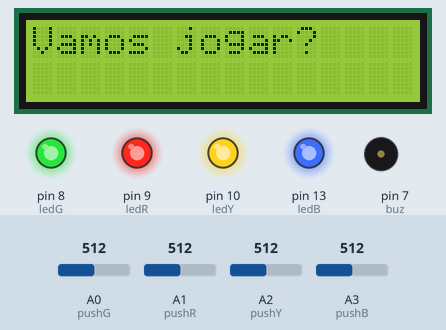
This sketch was run on a simulated Arduino Uno, built with avr-gcc and run on an emulated ATmega328P. Shown: 16×2 character LCD, output pins drawn as LEDs (lit = HIGH), buzzer (waves = sounding). The inputs (shaded band) are chosen by the test bench; at power-on: A0 (pushG) = 512, A1 (pushR) = 512, A2 (pushY) = 512, A3 (pushB) = 512. Random numbers use the default seed unless the sketch sets one.

Above: at 1.2 s.
1.3 s: A0 (pushG) set to 1013
2.8 s: A0 (pushG) set to 1023
At 3.5 s:
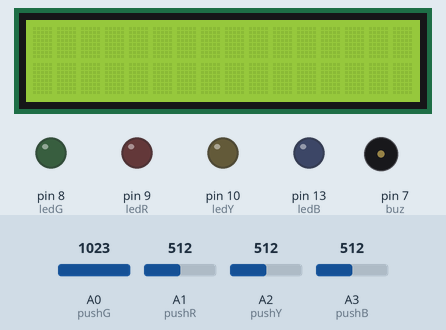
At 5.4 s:
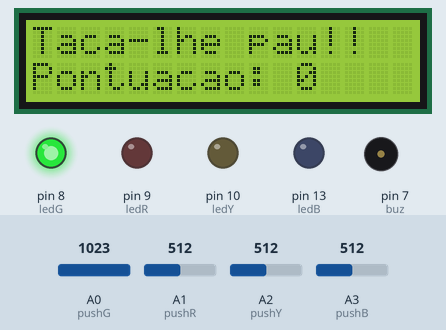
5.8 s: A0 (pushG) set to 900
At 8.7 s:
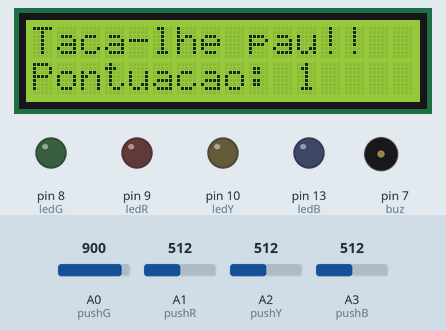
Timing chart, 0 to 10.2 s (numbered marks = the images above; inputs shaded):
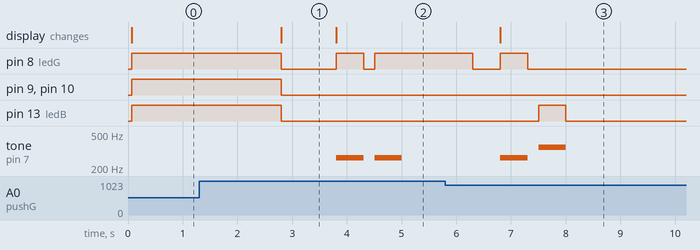

Measured:
- the behaviour switches between 1022 and 1023 on A0 (pushG) (found by bisection; images 0 and 1)
- after the input at 1.3 s, every drawn part: stays the same
- after the input at 2.8 s, pin 8 (ledG): HIGH → LOW at once, → HIGH 1.0 s later, → LOW 0.50 s later, → HIGH 0.20 s later; pin 9 (ledR), pin 10 (ledY), pin 13 (ledB): HIGH → LOW at once; tone on pin 7 (buz): alternates 262 Hz for 0.50 s and silent for 0.20 s, starting after 1.0 s; the display: changes at once (image 1)
- after the input at 5.8 s, pin 8 (ledG): HIGH → LOW after 0.50 s, → HIGH 0.50 s later, → LOW 0.50 s later; pin 13 (ledB): LOW → HIGH after 1.7 s, → LOW 0.50 s later; tone on pin 7 (buz): silent → 262 Hz after 1.0 s, → silent 0.50 s later, → 349 Hz 0.20 s later, → silent 0.50 s later; the display: changes after 1.0 s (image 3)
- what the display in image 1 shows lasts 1.0 s, from 2.8 s to 3.8 s

The sketch:

Genius.ino
```cpp
#include <LiquidCrystal.h>

// Definição de variáveis
#define buz 7
#define ledG 8
#define ledR 9
#define ledY 10
#define ledB 13
#define pushG A0
#define pushR A1
#define pushY A2
#define pushB A3

// Declaração das variáveis do Display LCD
LiquidCrystal lcd(12, 11, 5, 4, 3, 2);

void setup() {
  // Declaração dos pinos usados
  pinMode(pushG, INPUT);
  pinMode(pushR, INPUT);
  pinMode(pushY, INPUT);
  pinMode(pushB, INPUT);
  pinMode(ledG, OUTPUT);
  pinMode(ledR, OUTPUT);
  pinMode(ledY, OUTPUT);
  pinMode(ledB, OUTPUT);
  pinMode(buz, OUTPUT);

  randomSeed(analogRead(0)); // Garante que os números serão aleatórios quando o jogo é reiniciado
}

void loop() {
  lcd.begin(16, 2);
  int inicio = 1; // Botão de iniciar
  lcd.print("Vamos jogar?"); // Escreve no LCD

  // Inicia o jogo quando o botão do led verde for pressionado
  while(inicio!=1023){ // Como os botão estão ligados em portas analógicas, quando eles são pressionados, o valor de retorno é 1023
    inicio = analogRead(pushG); // Lê o botão
    digitalWrite(ledG, HIGH); // Liga leds
    digitalWrite(ledR, HIGH);
    digitalWrite(ledY, HIGH);
    digitalWrite(ledB, HIGH);
  }

  lcd.clear(); // Apaga LCD
  digitalWrite(ledG, LOW); // Apaga leds
  digitalWrite(ledR, LOW);
  digitalWrite(ledY, LOW);
  digitalWrite(ledB, LOW);
  delay(1000); // Pausa de 1 segundo

  int acertou = 1; // Variável usada para determinar se o jogador acertou a sequência de cores ou não
  int luzes[200]; // Variável para guardar a sequência de cores
  int quant = 0; // Quantidade de cores na sequência
  int pont = 0; // Pontuação do jogador

  while(acertou == 1){ // Enquanto o jogador continuar acertando...

    // Escreve no LCD a pontuação do jogador
    lcd.print("Taca-lhe pau!!");
    lcd.setCursor(0,1);
    lcd.print("Pontuacao: ");
    lcd.print(pont);
    lcd.setCursor(0,0);

    luzes[quant] = random(1, 5); // Escolhe aleatoriamente qual luz será a próxima a acender
    quant = quant + 1; // Adiciona 1 a quantidade de cores na sequência

    for(int i = 0; i < quant; i++){ // Loop para acender a sequência de luzes uma a uma
      if(luzes[i] == 1){ // Verifica se é esta a luz que deve acender
        digitalWrite(ledG, HIGH); // Se sim, liga o led correspondente
        tone(buz, 262, 500); // Toca o buzzer na frequência pré-determinada para essa cor
        delay(500);
        digitalWrite(ledG, LOW); // Depois de um tempo, apaga a luz
        delay(200);
      } // A mesma lógica é implementada para as demais luzes
      if(luzes[i] == 2){
        digitalWrite(ledR, HIGH);
        tone(buz, 294, 500);
        delay(500);
        digitalWrite(ledR, LOW);
        delay(200);
      }
      if(luzes[i] == 3){
        digitalWrite(ledY, HIGH);
        tone(buz, 330, 500);
        delay(500);
        digitalWrite(ledY, LOW);
        delay(200);
      }
      if(luzes[i] == 4){
        digitalWrite(ledB, HIGH);
        tone(buz, 349, 500);
        delay(500);
        digitalWrite(ledB, LOW);
        delay(200);
      }
    }

    int aux = 0; // Variável para apontar qual luz deve acender dentro do vetor
    int terminou = 0; // Variável para verificar se o jogador já terminou a sequência de luzes

    while(terminou == 0 && acertou == 1){ // Enquanto ainda faltarem luzes para serem pressionadas e o jogador ainda não tiver perdido...
      int pg = analogRead(pushG); // Lê o botões de cada luz
      int pr = analogRead(pushR);
      int py = analogRead(pushY);
      int pb = analogRead(pushB);

      if(pg == 1023){ // Se o botão dessa luz for pressionado...
        digitalWrite(ledG, HIGH); // O led acende
        tone(buz, 262, 500); // O buzzer toca
        if(luzes[aux] == 1){ // Verifica se o jogador acertou a luz correta
          aux++; // Se sim, a próxima luz é apontada
        }
        else{
          acertou = 0; // Se não, o jogador errou
        }
        while(pg == 1023){pg = analogRead(pushG);} // Enquanto o jogador estiver pressionando o botão da luz, o programa estaciona nesse ponto
        delay(500);
        digitalWrite(ledG, LOW); // A luz se apaga
        delay(500);
      } // A mesma lógica é implementada para todas as luzes
      if(pr == 1023){
        digitalWrite(ledR, HIGH);
        tone(buz, 294, 500);
        if(luzes[aux] == 2){
          aux++;
        }
        else{
          acertou = 0;
        }
        while(pr == 1023){pr = analogRead(pushR);}
        delay(500);
        digitalWrite(ledR, LOW);
        delay(500);
      }
      if(py == 1023){
        digitalWrite(ledY, HIGH);
        tone(buz, 330, 500);
        if(luzes[aux] == 3){
          aux++;
        }
        else{
          acertou = 0;
        }
        while(py == 1023){py = analogRead(pushY);}
        delay(500);
        digitalWrite(ledY, LOW);
        delay(500);
      }
      if(pb == 1023){
        digitalWrite(ledB, HIGH);
        tone(buz, 349, 500);
        if(luzes[aux] == 4){
          aux++;
        }
        else{
          acertou = 0;
        }
        while(pb == 1023){pb = analogRead(pushB);}
        delay(500);
        digitalWrite(ledB, LOW);
        delay(500);
      }
      if(aux >= quant){ // Se o jogador já terminou a sequência...
        terminou = 1;
        pont++; // Sua pontuação sobe
      }
    }
  }
  // Se o jogador errou...
  tone(buz, 415, 3000); // O buzzer toca numa frequência diferente das luzes

  // Escreve-se no LCD que o jogador errou e sua pontuação final
  lcd.clear();
  lcd.print("ERROU!!!");
  lcd.setCursor(0,1);
  lcd.print("Resultado: ");
  lcd.print(pont);
  delay(3000);
}
```
